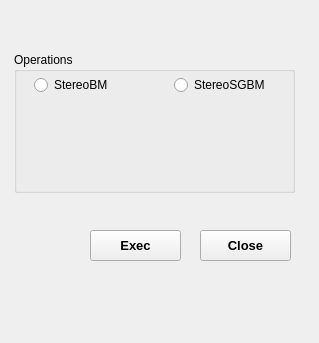
<?xml version="1.0" encoding="UTF-8"?>
<ui version="4.0">
 <class>DialogApplication</class>
 <widget class="QWidget" name="DialogApplication">
  <property name="geometry">
   <rect>
    <x>0</x>
    <y>0</y>
    <width>319</width>
    <height>343</height>
   </rect>
  </property>
  <property name="mouseTracking">
   <bool>false</bool>
  </property>
  <property name="tabletTracking">
   <bool>true</bool>
  </property>
  <property name="windowTitle">
   <string>Application</string>
  </property>
  <widget class="QPushButton" name="pushButtonClose">
   <property name="geometry">
    <rect>
     <x>200</x>
     <y>230</y>
     <width>91</width>
     <height>31</height>
    </rect>
   </property>
   <property name="font">
    <font>
     <family>Arial</family>
     <pointsize>10</pointsize>
     <weight>75</weight>
     <bold>true</bold>
    </font>
   </property>
   <property name="text">
    <string>Close</string>
   </property>
  </widget>
  <widget class="QPushButton" name="pushButtonExec">
   <property name="geometry">
    <rect>
     <x>90</x>
     <y>230</y>
     <width>91</width>
     <height>31</height>
    </rect>
   </property>
   <property name="font">
    <font>
     <family>Arial</family>
     <pointsize>10</pointsize>
     <weight>75</weight>
     <bold>true</bold>
    </font>
   </property>
   <property name="text">
    <string>Exec</string>
   </property>
  </widget>
  <widget class="QGroupBox" name="OperationsGroup">
   <property name="geometry">
    <rect>
     <x>14</x>
     <y>52</y>
     <width>281</width>
     <height>141</height>
    </rect>
   </property>
   <property name="title">
    <string>Operations</string>
   </property>
   <widget class="QRadioButton" name="radioButtonStereoBM">
    <property name="geometry">
     <rect>
      <x>20</x>
      <y>25</y>
      <width>131</width>
      <height>16</height>
     </rect>
    </property>
    <property name="text">
     <string>StereoBM</string>
    </property>
   </widget>
   <widget class="QRadioButton" name="radioButtonStereoSGBM">
    <property name="geometry">
     <rect>
      <x>160</x>
      <y>25</y>
      <width>111</width>
      <height>16</height>
     </rect>
    </property>
    <property name="text">
     <string>StereoSGBM</string>
    </property>
   </widget>
  </widget>
 </widget>
 <resources/>
 <connections/>
</ui>
